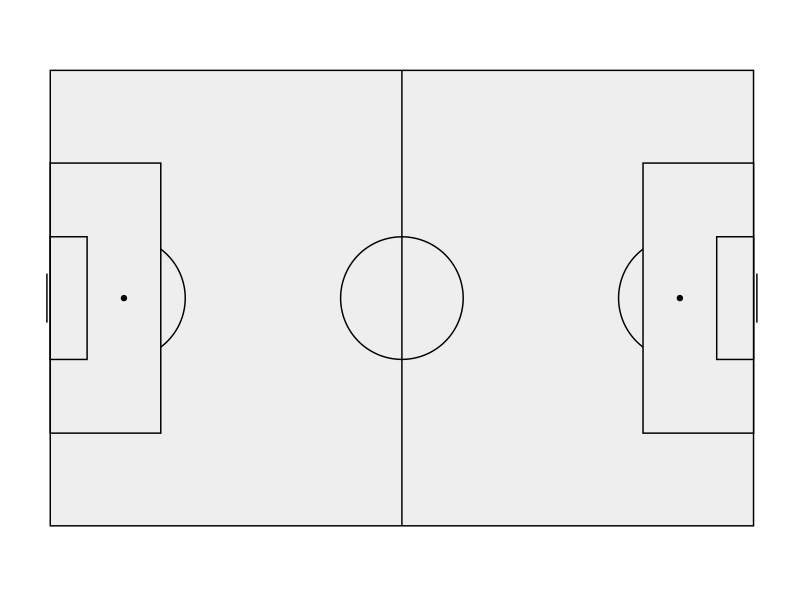

Reproduce this figure in R.
library(ggplot2)
library(ggforce)

ggplot() +
  geom_rect(aes(xmin = 0, xmax = 105, ymin = 0, ymax = 68), #entire pitch with FIFA dimensions
            fill = "#EEEEEE", 
            colour = "#000000", 
            size = .5) +
  geom_circle(aes(x0 = 105 / 2, y0 = 68 / 2, r = 9.15)) + #centre circle
  geom_circle(aes(x0 = 11, y0 = 68 / 2, r = 9.15)) + #penalty arc
  geom_circle(aes(x0 = 105 - 11, y0 = 68 / 2, r = 9.15)) + #penalty arc
  geom_rect(aes(xmin = 0, xmax = 16.5, ymin = 68 / 2 - 7.32 / 2 - 16.5, ymax = 68 / 2 + 7.32 / 2 + 16.5), #penalty box
            fill = "#EEEEEE", 
            colour = "#000000", 
            size = .5) +
  geom_rect(aes(xmin = 105 - 16.5, xmax = 105, ymin = 68 / 2 - 7.32 / 2 - 16.5, ymax = 68 / 2 + 7.32 / 2 + 16.5),  #penalty box
            fill = "#EEEEEE", 
            colour = "#000000", 
            size = .5) +
  geom_point(aes(x = 11, y = 68 / 2)) + #penalty spot
  geom_point(aes(x = 105 -11, y = 68 / 2)) + #penalty spot
  geom_segment(aes(x = -.5, xend = -.5, y = 68 / 2 + 7.32 / 2, yend = 68 / 2 - 7.32 / 2)) + #goal
  geom_segment(aes(x = 105.5, xend = 105.5, y = 68 / 2 + 7.32 / 2, yend = 68 / 2 - 7.32 / 2)) + #goal
  geom_rect(aes(xmin = 0, xmax = 5.5, ymin = 68 / 2 - 7.32 / 2 - 5.5, ymax = 68 / 2 + 7.32 / 2 + 5.5), #6 yard box
            fill = "#EEEEEE", 
            colour = "#000000", 
            size = .5) +
  geom_rect(aes(xmin = 105 - 5.5, xmax = 105, ymin = 68 / 2 - 7.32 / 2 - 5.5, ymax = 68 / 2 + 7.32 / 2 + 5.5),  #6 yard box
            fill = "#EEEEEE", 
            colour = "#000000", 
            size = .5) +
  geom_segment(aes(x = 105 /2, y = 0, xend = 105 / 2, yend = 68)) + #halfway line
  coord_fixed() +
  theme(rect = element_blank(), #remove additional ggplot2 features: lines, axis, etc...
        line = element_blank(), 
        legend.position = "none",
        axis.title.y = element_blank(), 
        axis.title.x = element_blank(),
        axis.text.x = element_blank(),
        axis.text.y = element_blank())